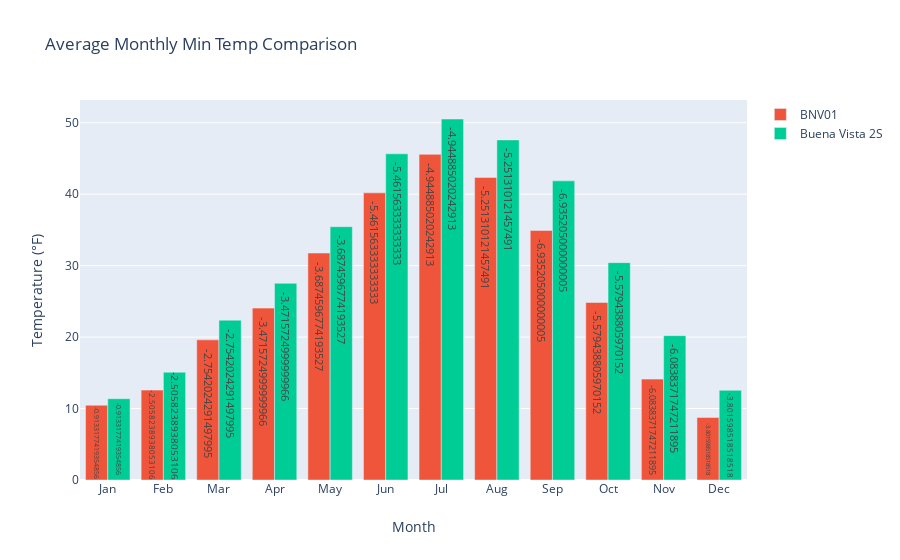

Here is the notebook cell this chart was saved with:
### Code cell
bnv01_monthly_tmin_fig = go.Figure(data=[go.Bar()],
                                  layout=go.Layout(title=go.layout.Title(text='Average Monthly Min Temp Comparison'),
                                                  xaxis=go.layout.XAxis(title=go.layout.xaxis.Title(text='Month')),
                                                  yaxis=go.layout.YAxis(title=go.layout.yaxis.Title(text='Temperature (°F)'))))
bnv01_monthly_tmin_fig.add_trace(
    go.Bar(x=bnv01_monthly.month,y=bnv01_monthly.tmin,
           text=bnv01_monthly.min_temp_diff,name='BNV01'))
bnv01_monthly_tmin_fig.add_trace(
    go.Bar(x=bnv01_monthly.month,y=bnv01_monthly.mint,
           text=bnv01_monthly.min_temp_diff,name='Buena Vista 2S'))

### Figure 1 — Plotly figure (JSON) as saved in the notebook; plotly's stock layout.template omitted (floating-point values rounded to 4 significant figures)
{"data": [{"type": "bar"}, {"name": "BNV01", "text": [-0.9133, -2.506, -2.754, -3.472, -3.687, -5.462, -4.945, -5.251, -6.935, -5.579, -6.084, -3.802], "type": "bar", "x": ["Jan", "Feb", "Mar", "Apr", "May", "Jun", "Jul", "Aug", "Sep", "Oct", "Nov", "Dec"], "y": [10.47, 12.58, 19.61, 24.05, 31.76, 40.18, 45.57, 42.34, 34.93, 24.84, 14.12, 8.75]}, {"name": "Buena Vista 2S", "text": [-0.9133, -2.506, -2.754, -3.472, -3.687, -5.462, -4.945, -5.251, -6.935, -5.579, -6.084, -3.802], "type": "bar", "x": ["Jan", "Feb", "Mar", "Apr", "May", "Jun", "Jul", "Aug", "Sep", "Oct", "Nov", "Dec"], "y": [11.38, 15.08, 22.36, 27.52, 35.45, 45.65, 50.52, 47.59, 41.86, 30.42, 20.2, 12.55]}], "layout": {"title": {"text": "Average Monthly Min Temp Comparison"}, "xaxis": {"title": {"text": "Month"}}, "yaxis": {"title": {"text": "Temperature (°F)"}}}}
